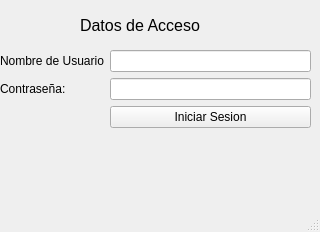
<?xml version="1.0" encoding="UTF-8"?>
<ui version="4.0">
 <class>InicioSesion</class>
 <widget class="QMainWindow" name="InicioSesion">
  <property name="geometry">
   <rect>
    <x>0</x>
    <y>0</y>
    <width>320</width>
    <height>232</height>
   </rect>
  </property>
  <property name="windowTitle">
   <string>Inicio Sesion</string>
  </property>
  <widget class="QWidget" name="wdg_principal">
   <widget class="QLabel" name="lbl_datos_acceso">
    <property name="geometry">
     <rect>
      <x>80</x>
      <y>10</y>
      <width>191</width>
      <height>31</height>
     </rect>
    </property>
    <property name="font">
     <font>
      <pointsize>12</pointsize>
     </font>
    </property>
    <property name="text">
     <string>Datos de Acceso</string>
    </property>
   </widget>
   <widget class="QWidget" name="formLayoutWidget">
    <property name="geometry">
     <rect>
      <x>0</x>
      <y>50</y>
      <width>311</width>
      <height>131</height>
     </rect>
    </property>
    <layout class="QFormLayout" name="frmlay_inicio_sesion">
     <item row="0" column="0">
      <widget class="QLabel" name="lbl_nombre_usuario">
       <property name="text">
        <string>Nombre de Usuario</string>
       </property>
      </widget>
     </item>
     <item row="0" column="1">
      <widget class="QLineEdit" name="txt_nombre_usuario"/>
     </item>
     <item row="1" column="0">
      <widget class="QLabel" name="lbl_contrasegnia">
       <property name="text">
        <string>Contraseña:</string>
       </property>
      </widget>
     </item>
     <item row="1" column="1">
      <widget class="QLineEdit" name="txt_contrasegnia">
       <property name="echoMode">
        <enum>QLineEdit::Password</enum>
       </property>
      </widget>
     </item>
     <item row="2" column="1">
      <widget class="QPushButton" name="btn_iniciar_sesion">
       <property name="text">
        <string>Iniciar Sesion</string>
       </property>
      </widget>
     </item>
    </layout>
   </widget>
  </widget>
  <widget class="QMenuBar" name="menubar">
   <property name="geometry">
    <rect>
     <x>0</x>
     <y>0</y>
     <width>320</width>
     <height>23</height>
    </rect>
   </property>
  </widget>
  <widget class="QStatusBar" name="statusbar"/>
 </widget>
 <resources/>
 <connections/>
</ui>
